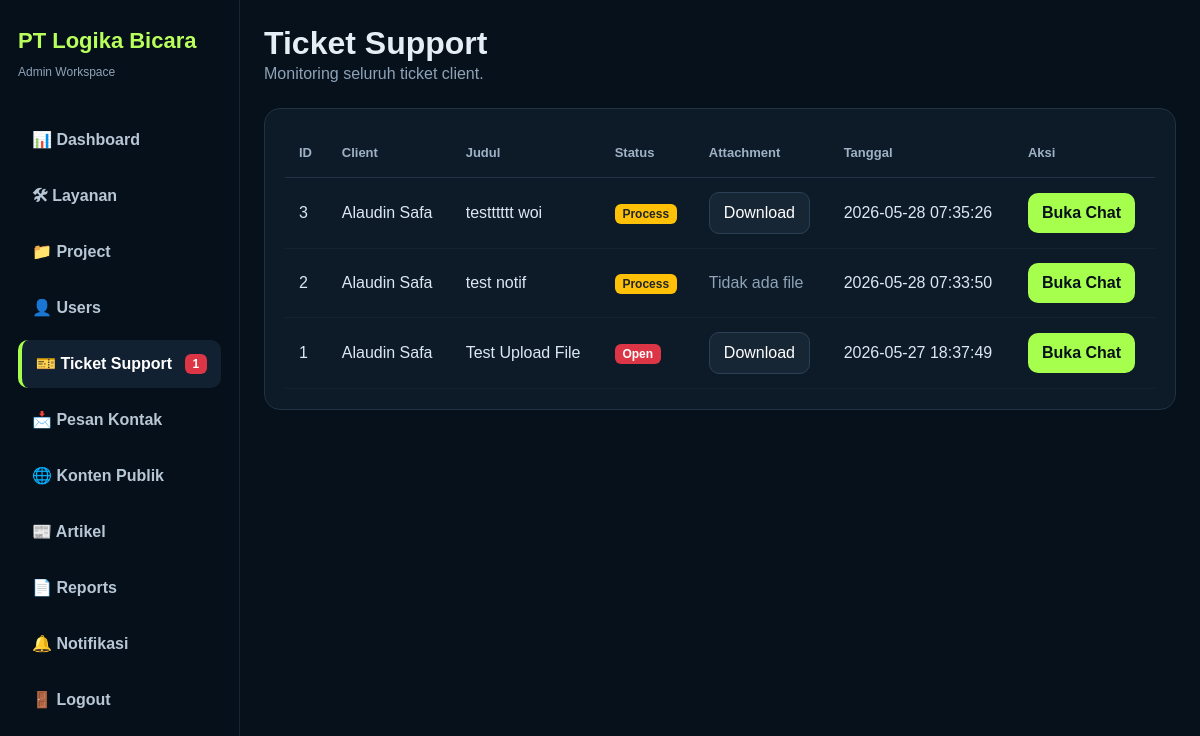
The page /admin/ticket.php (signed in) on the database its author committed.
### tables this page shows
CREATE TABLE `ticket` (
  `id` int(11) NOT NULL,
  `client_id` int(11) DEFAULT NULL,
  `judul` varchar(150) DEFAULT NULL,
  `pesan` text DEFAULT NULL,
  `balasan` text DEFAULT NULL,
  `status` enum('open','process','closed') DEFAULT 'open',
  `created_at` timestamp NOT NULL DEFAULT current_timestamp(),
  `attachment` varchar(255) DEFAULT NULL
);

CREATE TABLE `users` (
  `id` int(11) NOT NULL,
  `nama` varchar(100) DEFAULT NULL,
  `email` varchar(100) DEFAULT NULL,
  `password` varchar(255) DEFAULT NULL,
  `role` enum('admin','staff','client') DEFAULT NULL
);

### admin/ticket.php (the view, shortened to what this page needs)
<?php
include("../config/koneksi.php");
$data=mysqli_query($conn,"
SELECT
ticket.*,
users.nama AS client
FROM ticket
LEFT JOIN users
ON ticket.client_id=users.id
ORDER BY ticket.id DESC
");
$notifTicket=mysqli_fetch_assoc(
mysqli_query($conn,"
SELECT COUNT(*) as total
FROM ticket
WHERE status='open'
")
);
?>
<!DOCTYPE html>
<html>
<head>
<link href="https://cdn.jsdelivr.net/npm/bootstrap@5.3.3/dist/css/bootstrap.min.css" rel="stylesheet">
</head>
<body>
<div class="sidebar">
<div class="logo">PT Logika Bicara</div>
<div class="tag">Admin Workspace</div>
<a href="dashboard.php">
<span>📊 Dashboard</span>
</a>
<a href="layanan.php">
<span>🛠 Layanan</span>
</a>
<a href="project.php">
<span>📁 Project</span>
</a>
<a href="users.php">
<span>👤 Users</span>
</a>
<a href="ticket.php" class="active">
<span>🎫 Ticket Support</span>
<?php if($notifTicket['total']>0){ ?>
<span class="badge bg-danger">
<?= $notifTicket['total']; ?>
</span>
<?php } ?>
</a>
<a href="pesan_kontak.php">
<span>📩 Pesan Kontak</span>
</a>
<a href="konten.php">
<span>🌐 Konten Publik</span>
</a>
<a href="artikel.php">
<span>📰 Artikel</span>
</a>
<a href="report.php">
<span>📄 Reports</span>
</a>
<a href="notifikasi.php">
<span>🔔 Notifikasi</span>
</a>
<a href="../login/logout.php">
<span>🚪 Logout</span>
</a>
</div>
<div class="main">
<div class="topbar">
<div>
<h2>Ticket Support</h2>
<p class="text-soft mb-0">
Monitoring seluruh ticket client.
</p>
</div>
</div>
<div class="panel">
<?php if(mysqli_num_rows($data)>0){ ?>
<table class="table-dark-custom">
<tr>
<th>ID</th>
<th>Client</th>
<th>Judul</th>
<th>Status</th>
<th>Attachment</th>
<th>Tanggal</th>
<th>Aksi</th>
</tr>
<?php while($row=mysqli_fetch_assoc($data)){ ?>
<tr>
<td><?= $row['id']; ?></td>
<td><?= $row['client']; ?></td>
<td><?= $row['judul']; ?></td>
<td>
<?php
if($row['status']=="open"){
echo '<span class="badge bg-danger">Open</span>';
}
elseif($row['status']=="process"){
echo '<span class="badge bg-warning text-dark">Process</span>';
}
else{
echo '<span class="badge bg-success">Closed</span>';
}
?>
</td>
<td>
<?php if(!empty($row['attachment'])){ ?>
<a href="../uploads/ticket/<?= $row['attachment']; ?>"
target="_blank"
class="btn-dark-custom">
Download
</a>
<?php } else { ?>
<span class="text-soft">Tidak ada file</span>
<?php } ?>
</td>
<td><?= $row['created_at']; ?></td>
<td>
<a href="ticket_chat.php?id=<?= $row['id']; ?>" class="btn-green">
Buka Chat
</a>
</td>
</tr>
<?php } ?>
</table>
<?php } else { ?>
<div class="empty-box">
Belum ada ticket client.
</div>
<?php } ?>
</div>
</div>
</body>
</html>

### admin/ticket.php (style rules this page uses)
body { margin:0; font-family:Arial,sans-serif; background:#07111b; color:#e5edf5; }
.sidebar { width:240px; height:100vh; position:fixed; left:0; top:0; background:#06101a; border-right:1px solid #172635; padding:24px 18px; }
.logo { font-size:22px; font-weight:800; color:#b8ff5c; margin-bottom:6px; }
.tag { font-size:12px; color:#8ea3b8; margin-bottom:35px; }
.sidebar a { display:flex; justify-content:space-between; align-items:center; padding:12px 14px; margin-bottom:8px; border-radius:10px; text-decoration:none; color:#b8c7d6; font-weight:600; }
.sidebar a:hover, .sidebar a.active { background:#112131; color:white; border-left:4px solid #a6ff4d; }
.main { margin-left:240px; padding:24px; }
.topbar { display:flex; justify-content:space-between; align-items:center; margin-bottom:22px; }
.topbar h2 { font-weight:800; margin:0; }
.text-soft { color:#8ea3b8; }
.panel { background:#0d1b28; border:1px solid #203244; border-radius:16px; padding:20px; }
.table-dark-custom { width:100%; color:#dce8f4; }
.table-dark-custom th { padding:14px; font-size:13px; color:#9fb2c5; border-bottom:1px solid #203244; }
.table-dark-custom td { padding:14px; border-bottom:1px solid #132332; vertical-align:middle; }
.btn-green { background:#a6ff4d; color:#06101a; font-weight:700; border:none; border-radius:10px; padding:8px 14px; text-decoration:none; display:inline-block; }
.btn-dark-custom { background:#172635; color:white; border:1px solid #2b4054; border-radius:10px; padding:8px 14px; text-decoration:none; display:inline-block; }

### rows shown on the page
ticket: id "3", users.nama "Alaudin Safa", judul "testttttt woi", status "Process", created_at "2026-05-28 07:35:26"
ticket: id "2", users.nama "Alaudin Safa", judul "test notif", status "Process", shows "Tidak ada file", created_at "2026-05-28 07:33:50"
ticket: id "1", users.nama "Alaudin Safa", judul "Test Upload File", status "Open", created_at "2026-05-27 18:37:49"

### other values the page prints
$notifTicket['total'] "1"
